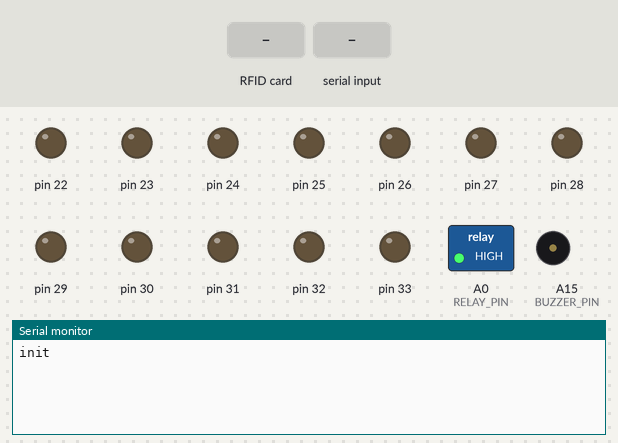
Simulated run of this sketch. Board: Arduino Mega 2560, built with avr-gcc and run on an emulated ATmega2560. On the bench: switched loads named in the sketch (green lamp = pin HIGH), output pins drawn as LEDs (lit = HIGH), buzzer (waves = sounding, pin HIGH), the last lines printed to the serial monitor. The test bench sets the inputs (shaded band). Pins used as bus, display or sensor lines are not drawn.

Above: at 1.2 s.
1.3 s: RFID card 5E 7A 19 C4 held to the reader
At 2.3 s:
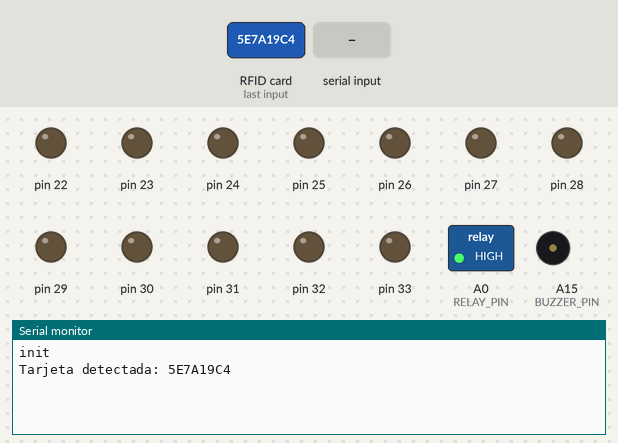
2.8 s: "." received over the second serial link
At 4.3 s:
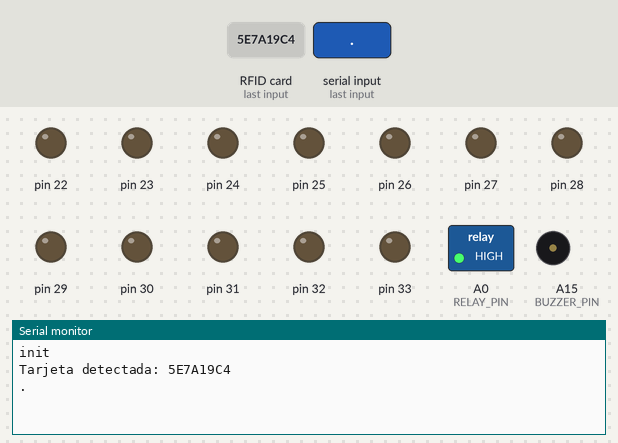
5.3 s: "{" received over the second serial link
At 7.6 s:
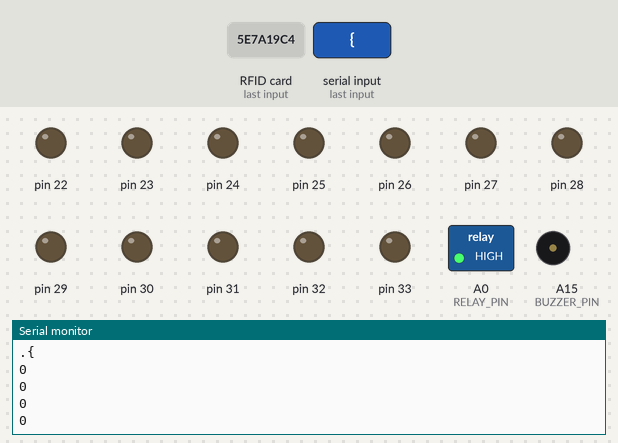

Measured:
- after the input at 1.3 s, the serial monitor: prints a new line at once (image 1)
- after the input at 2.8 s, the serial monitor: prints a new line after 1.0 s (image 2)
- after the input at 5.3 s, the serial monitor: prints a new line after 1.0 s (image 3)

The sketch:

darkrai-mega.ino
```cpp
#include <ArduinoJson.h>
#include <SPI.h>
#include <MFRC522.h>
#include "Motor.h"

// ========== RFID ===========
#define SS_PIN 53
#define RST_PIN 47

MFRC522 rfid(SS_PIN, RST_PIN);

// ========== RELAY ===========
#define RELAY_PIN A0

// ========== BUZZER ==========
#define BUZZER_PIN A15

// ========== Motores ==========
Motor motor1(22, 23, 24, 25);
Motor motor2(26, 27, 28, 29);
Motor motor3(30, 31, 32 , 33);

const int PASOS_PASTILLA = 1000;
const int TOTAL_PASTILLAS = 10;

void setup() {
  Serial.begin(115200);
  Serial3.begin(115200);

  // Setup RFID + Relay
  SPI.begin();
  rfid.PCD_Init();
  pinMode(RELAY_PIN, OUTPUT);
  digitalWrite(RELAY_PIN, HIGH);

  // Motores setup
  motor1.init();
  motor2.init();
  motor3.init();

  // Buzzer setup
  pinMode(BUZZER_PIN, OUTPUT);

  Serial.println("init");
}

void loop() {
  handleEspSerial();
  handleRFID();
}


void handleEspSerial() {
  // Lectura de datos del Serial3
  while (Serial3.available()) {
    String msg = Serial3.readString();

    if (msg == "." || msg == "..") {
      Serial.print(msg);
    } else {
      Serial.println(msg);
    }

    if (msg.charAt(0) == '{') handleAction(msg);
  }
}

void handleAction(String raw) {
  DynamicJsonDocument doc(1024);
  deserializeJson(doc, raw);

  String action = doc["action"];
  int motor = doc["motor"];
  int cantidad = doc["cantidad"];
  int alerta = doc["alerta"];
  int PASOS = doc["PASOS"];
  int pasos = cantidad * PASOS_PASTILLA;

  Serial.println(motor);
  Serial.println(cantidad);
  Serial.println(pasos);
  Serial.println(PASOS);

  if(contains(action, "ADELANTE")){
    if(motor == 1) motor1.avanzar(PASOS);
    else if(motor == 2) motor2.avanzar(PASOS);
    else if(motor == 3) motor3.avanzar(PASOS);
  }

  if(contains(action, "ATRAS")){
    if(motor == 1) motor1.retroceder(PASOS);
    else if(motor == 2) motor2.retroceder(PASOS);
    else if(motor == 3) motor3.retroceder(PASOS);
  }

  if(alerta > 0){
    sonarAlarma(alerta);
  }
}

void handleRFID() {
  if (rfid.PICC_IsNewCardPresent() && rfid.PICC_ReadCardSerial()) {
    Serial.print("Tarjeta detectada: ");
    for (byte i = 0; i < rfid.uid.size; i++) {
      Serial.print(rfid.uid.uidByte[i] < 0x10 ? "0" : "");
      Serial.print(rfid.uid.uidByte[i], HEX);
    }

    Serial.println();
    if (rfid.uid.uidByte[0] == 0x32 && rfid.uid.uidByte[1] == 0xA5 && rfid.uid.uidByte[2] == 0x0B && rfid.uid.uidByte[3] == 0x4C) {
      digitalWrite(RELAY_PIN, LOW);
      delay(1000);
      digitalWrite(RELAY_PIN, HIGH);
    }
  }
}

void sonarAlarma(int tono){
  int tiempo = 600 / tono;
  	for (int i = 0; i < tiempo; i++) {  // make a sound
      digitalWrite(BUZZER_PIN, HIGH); // send high signal to buzzer
      delay(tono); // delay 1ms
      digitalWrite(BUZZER_PIN, LOW); // send low signal to buzzer
      delay(tono);
	}
}

bool contains(String txt, String search){
  if(txt.indexOf(search) > 0){
    return true;
  }else {
    return false;
  }

}
```

Motor.cpp
```cpp
#include "Motor.h"
#include <Arduino.h>

int bobinas[8] = { B1000, B1100, B0100, B0110, B0010, B0011, B0001, B1001 };

Motor::Motor(int _pin1, int _pin2, int _pin3, int _pin4) {
  pin1 = _pin1;
  pin2 = _pin2;
  pin3 = _pin3;
  pin4 = _pin4;
  total_pasos = 4220;
  velocidad = 1200;
  pasos_vuelta = 8;
  paso = 0;
}

void Motor::init() {
  pinMode(pin1, OUTPUT);
  pinMode(pin2, OUTPUT);
  pinMode(pin3, OUTPUT);
  pinMode(pin4, OUTPUT);

  digitalWrite(pin1, LOW);
  digitalWrite(pin2, LOW);
  digitalWrite(pin3, LOW);
  digitalWrite(pin4, LOW);
}

void Motor::avanzar(int pasos) {
  for (int i = 0; i < pasos; i++) {
    paso = pasoSiguiente();
    setOutput();
  }

  digitalWrite(pin1, LOW);
  digitalWrite(pin2, LOW);
  digitalWrite(pin3, LOW);
  digitalWrite(pin4, LOW);
}

void Motor::retroceder(int pasos) {
  for (int i = 0; i < pasos; i++) {
    paso = pasoAnterior();
    setOutput();
  }

  digitalWrite(pin1, LOW);
  digitalWrite(pin2, LOW);
  digitalWrite(pin3, LOW);
  digitalWrite(pin4, LOW);
}

void Motor::setOutput() {
  digitalWrite(pin1, bitRead(bobinas[paso], 0));
  digitalWrite(pin2, bitRead(bobinas[paso], 1));
  digitalWrite(pin3, bitRead(bobinas[paso], 2));
  digitalWrite(pin4, bitRead(bobinas[paso], 3));

  delayMicroseconds(velocidad);
}

int Motor::pasoSiguiente() {
  if(paso + 1 < pasos_vuelta) return paso + 1;
  else return 0;
}

int Motor::pasoAnterior() {
  if (paso - 1 >= 0) return paso - 1;
  else return pasos_vuelta - 1;
}
```

Motor.h
```cpp
// Motor.h
#ifndef Motor_h
#define Motor_h

#include <Arduino.h>

class Motor {
  private:
    int pin1;
    int pin2;
    int pin3;
    int pin4;
    int total_pasos;
    int pasos_vuelta;
    int velocidad;
    int paso;

    void setOutput();
    int pasoSiguiente();
    int pasoAnterior();

  public:
    Motor(int pin1, int pin2, int pin3, int pin4);
    void init();
    void avanzar(int pasos);
    void retroceder(int pasos);
};

#endif
```
